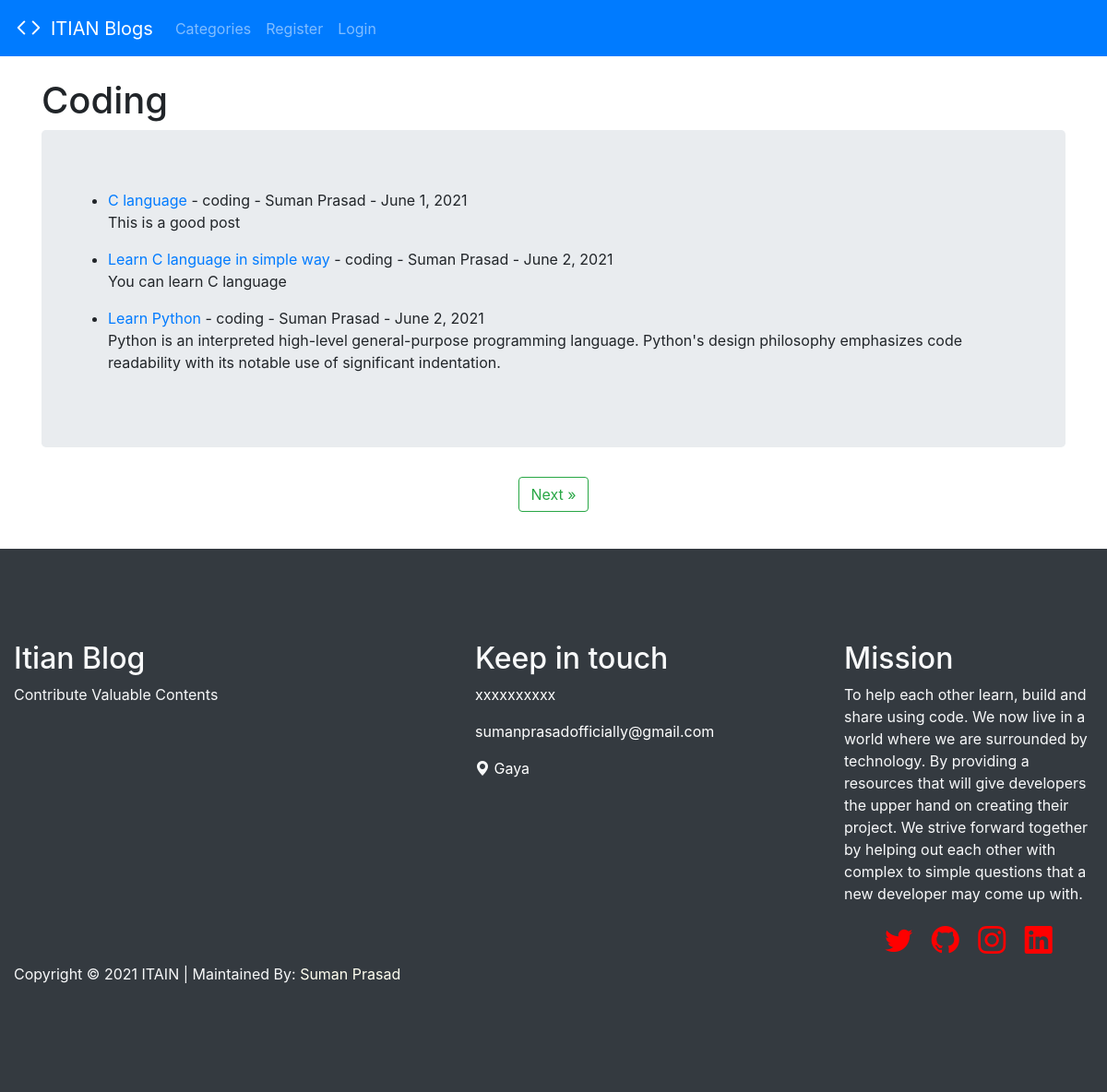
/category/coding/, run on the app's committed database.
### theblog/models.py (models this page shows, shortened)
class Post(models.Model):
    title = models.CharField(max_length=255)
    header_image = models.ImageField(null=True, blank=True, upload_to="images/")   #all posts doesnot have image.
    title_tag = models.CharField(max_length=255)
    author = models.ForeignKey(User, on_delete=models.CASCADE)
    body = RichTextField(blank=True, null=True)
    post_date = models.DateField(auto_now_add=True)
    category = models.CharField(max_length=255, default='coding')
    snippet = models.CharField(max_length=255)
    likes = models.ManyToManyField(User, related_name='blog_posts')

### theblog/views.py (the view)
# urls.py: path('category/<str:cats>/', CategoryView, name='category'),
def CategoryView(request, cats):
    category_posts = Post.objects.filter(category=cats.replace('-', ' '))
    paginator = Paginator(category_posts, 3)
    page_number = request.GET.get('page')
    try:
        category_posts = paginator.page(page_number)
    except PageNotAnInteger:
        category_posts = paginator.page(1)
    except EmptyPage:
        category_posts = paginator.page(paginator.num_pages)
    return render(request, 'categories.html', {'cats':cats.title().replace('-', ' '), 'category_posts':category_posts})

### theblog/templates/categories.html (shortened to what this page needs)
{% extends 'base.html' %}
{% block content %}
<div class="container">
{% if category_posts %}
      <h1>{{ cats }}</h1>
      <div class="jumbotron">
        <ul>
            {% for post in category_posts %}
            <li><a href="{% url 'article-detail' post.pk%}">{{ post.title }}</a>
              - {{post.category}}
             - {{ post.author.first_name }}
              {{ post.author.last_name }} -
              {{post.post_date}} <br>
            {{ post.body|slice:":200"|safe }}</li>
            {% endfor %}
        </ul>
  {% else %}
    <h2>Sorry this page doesn't exists</h2>
  {% endif %}
  </div>
<div >
{% if category_posts.has_other_pages %}
    <ul class="pagination justify-content-center">
      <span>
      {% if category_posts.has_next %}
        <a class="btn btn-outline-success" href="?page={{ category_posts.next_page_number }}" class="page-link"> Next &raquo;</a>
      {% endif %}
    </ul>
    {%endif%}
</div>
</div>
{% endblock %}

### data on the page
Post: title "C language", category "coding", author.first_name "Suman", author.last_name "Prasad", post_date "June 1, 2021", body "This is a good post"
Post: title "Learn C language in simple way", category "coding", author.first_name "Suman", author.last_name "Prasad", post_date "June 2, 2021", body "You can learn C language"
Post: title "Learn Python", category "coding", author.first_name "Suman", author.last_name "Prasad", post_date "June 2, 2021", body "Python is an interpreted high-level general-purpose programming language. Python's design philosophy emphasizes code readability with its notable use of significant indentation."

### other printed values
{{ cats }} "Coding"
